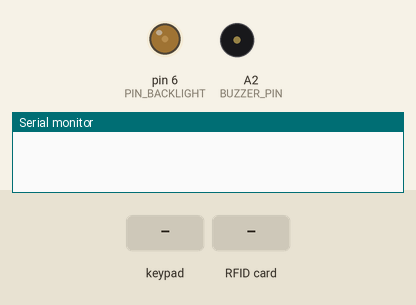
A sketch run on a simulated Arduino Uno, built with avr-gcc and run on an emulated ATmega328P. On the bench: output pins drawn as LEDs (lit = HIGH), buzzer (waves = sounding), the last lines printed to the serial monitor. The inputs (shaded band) are chosen by the test bench. Pins used as bus, display or sensor lines are not drawn.

Above: at 1.2 s.
1.3 s: key 'F' pressed
At 2.8 s:
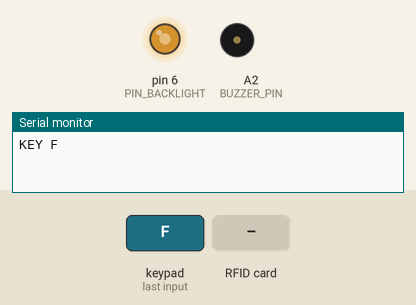
3.1 s: keypad keys 7 8 1 4 1 5 1 7 pressed 0.4 s apart
7.8 s: key 'F' pressed
At 8.7 s:
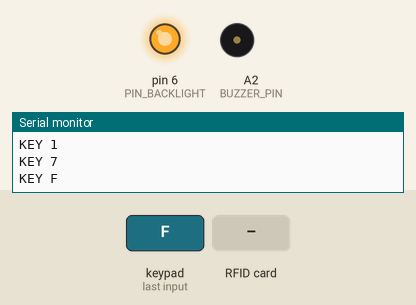
9.6 s: RFID card 5E 7A 19 C4 held to the reader
At 10.6 s:
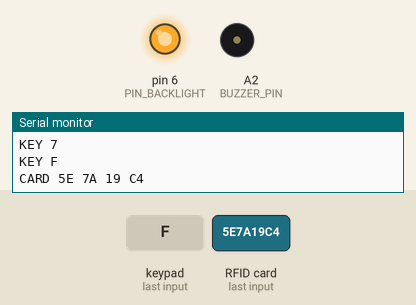
11.1 s: keypad keys 7 8 1 4 1 5 1 7 # pressed 0.4 s apart
16.2 s: key 'L' pressed
Timing chart, 0 to 18.7 s (numbered marks = the images above; inputs shaded):
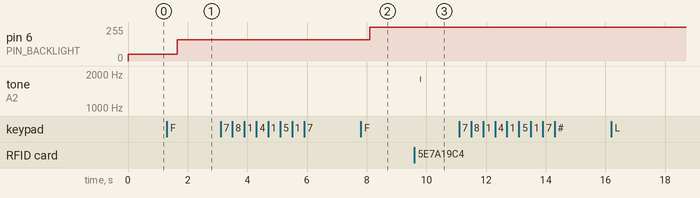

The sketch:

RFID.ino
```cpp
#include <SPI.h>
#include <MFRC522.h>
#include <Keypad.h>
#include <avr/wdt.h>
// #include <EEPROM.h>

#define SS_PIN 10
#define RST_PIN 9
#define BUZZER_PIN A2
#define PIN_BACKLIGHT 6

MFRC522 mfrc522(SS_PIN, RST_PIN);

// Клавиатура 4x5
const byte ROWS = 5,
           COLS = 4,
           Md = 6, Ld = 15, Sd = 20;
char keys[ROWS][COLS] = {
  { 'L', '0', 'R', 'N' },
  { '7', '8', '9', 'E' },
  { '4', '5', '6', 'D' },
  { '1', '2', '3', 'U' },
  { 'F', 'H', '#', '*' }

};

byte rowPins[ROWS] = { 7, 8, 14, 15, 17 };
byte colPins[COLS] = { 2, 3, 4, 5 };

Keypad keypad = Keypad(makeKeymap(keys), rowPins, colPins, ROWS, COLS);
String lastUID = "";       // последний считанный UID
bool cardPresent = false;  // флаг "карта сейчас поднесена"

unsigned long lastSuccessfulRead = 0;
const unsigned long RFID_RESET_TIMEOUT = 20000;  // 20 секунд

void beepTone(int freq, int dur) {
  tone(BUZZER_PIN, freq, dur);
}

void beepDigit(char k) {
  int base = 900;
  if (k == '0') beepTone(1400, Md);
  else beepTone(base + (k - '1') * 50, Md);
}

void beepArrow() {
  beepTone(3250, Md);
}

void beepEnter() {
  beepTone(1800, Md);
}

void beepEsc() {
  beepTone(600, Md);
}

void beepDelete() {
  beepTone(500, Md);
}

void beepService(char k) {
  if (k == '#') beepTone(1200, Md);
  else if (k == '*') beepTone(800, Md);
  else if (k == 'F' || k == 'H') beepTone(600, Md);
}

void beepCard() {
  beepTone(1200, Md);
  delay(80);
  beepTone(1500, Md);
  delay(80);
  beepTone(1800, Ld);
}
// подсветка
bool backlightOn = true;
byte levels[] = { 0, 20, 50, 160, 255 };
int levelIndex = 2;
unsigned long lastKeyTime = 0;
const unsigned long AUTO_OFF_MS = 2UL * 60UL * 1000UL;  // 5 минут
bool autoDimmed = false;
byte currentPWM = 0;

void fadeTo(byte target) {
  if (target == currentPWM) return;
  int step = (target > currentPWM) ? 1 : -1;
  for (int v = currentPWM; v != target; v += step) {
    analogWrite(PIN_BACKLIGHT, v);
    delay(3);  // скорость плавности
  }
  currentPWM = target;
  lastSuccessfulRead = millis();
}

void onF1Pressed() {
  levelIndex++;
  if (levelIndex > 4) levelIndex = 0;

  byte target = levels[levelIndex];
  // analogWrite(PIN_BACKLIGHT, levels[target]);
  fadeTo(target);
  // EEPROM.update(0, levelIndex);
}


void setup() {
  Serial.begin(19200);
  wdt_enable(WDTO_2S);  // сброс через 2 секунды, если не сбросить таймер
  // EEPROM.begin();

  pinMode(BUZZER_PIN, OUTPUT);
  digitalWrite(BUZZER_PIN, LOW);

  // levelIndex = EEPROM.read(0);// читаем сохранённый уровень
  if (levelIndex > 4) levelIndex = 4;
  pinMode(PIN_BACKLIGHT, OUTPUT);
  digitalWrite(PIN_BACKLIGHT, LOW);
  currentPWM = levels[levelIndex];
  analogWrite(PIN_BACKLIGHT, currentPWM);
  lastKeyTime = millis();

  SPI.begin();
  mfrc522.PCD_Init();
  lastSuccessfulRead = millis();
  // Serial.println(mfrc522.PCD_ReadRegister(mfrc522.VersionReg));
}
void resetRFID() {
  mfrc522.PCD_Init();
  delay(50);
  mfrc522.PCD_AntennaOn();  // Включаем антенну
  delay(50);
}

// Функция проверки работоспособности сканера
bool isRFIDWorking() {
  // Пробуем прочитать фиктивную карту (если есть)
  if (mfrc522.PICC_IsNewCardPresent()) {
    if (mfrc522.PICC_ReadCardSerial()) {
      mfrc522.PICC_HaltA();
      mfrc522.PCD_StopCrypto1();
      return true;
    }
  }
  // Альтернативный способ: проверить регистры MFRC522
  byte version = mfrc522.PCD_ReadRegister(mfrc522.VersionReg);
  return (version == 0x92);
}

// ----------------------------------------------------------------------------------------------
void loop() {
  // --- RFID ---
  if (mfrc522.PICC_IsNewCardPresent()) {
    delay(10);
    if (mfrc522.PICC_ReadCardSerial()) {
      lastSuccessfulRead = millis();
      // собираем UID в строку
      String uid = "";
      for (byte i = 0; i < mfrc522.uid.size; i++) {
        uid += String(mfrc522.uid.uidByte[i], HEX);
        if (i < mfrc522.uid.size - 1) uid += " ";
      }
      uid.toUpperCase();

      // если карта новая или другая — выводим
      if (!cardPresent || uid != lastUID) {
        beepCard();
        Serial.print("CARD ");
        Serial.println(uid);
        delay(20);
        if (autoDimmed) {
          fadeTo(levels[levelIndex]);
          autoDimmed = false;
        }
        lastKeyTime = millis();

        lastUID = uid;
        cardPresent = true;
      }

      mfrc522.PICC_HaltA();
      mfrc522.PCD_StopCrypto1();
    }
  } else {
    // карты нет — сбрасываем флаг
    if (cardPresent) {
      cardPresent = false;
      lastUID = "";
    }
    if (millis() - lastSuccessfulRead > RFID_RESET_TIMEOUT) {
       if (!isRFIDWorking()) {  // Если не работает — сброс
      resetRFID();
      Serial.println("Сканер не отвечает — сброс...");
    }
      // resetRFID();
      lastSuccessfulRead = millis();
    }
  }

  // автоотключение подсветки
  if (millis() - lastKeyTime > AUTO_OFF_MS) {
    fadeTo(0);
    // analogWrite(PIN_BACKLIGHT, 0);  // выключить
    autoDimmed = true;
  }

  // --- Клавиатура ---
  char key = keypad.getKey();
  if (key) {
    if (autoDimmed) {
      // analogWrite(PIN_BACKLIGHT, levels[levelIndex]);
      fadeTo(levels[levelIndex]);
      autoDimmed = false;
    }
    lastKeyTime = millis();  // сброс таймера автоотключения
    if (key >= '0' && key <= '9') beepDigit(key);
    else if (key == 'L' || key == 'R' || key == 'U' || key == 'D') beepArrow();
    else if (key == 'N') beepEnter();
    else if (key == 'E') beepEsc();
    else if (key == 'D') beepDelete();
    else if (key == 'F') {
      onF1Pressed();
      beepService(key);
    } else beepService(key);

    Serial.print("KEY ");
    Serial.println(key);
    delay(20);
  }
  wdt_reset();  // обнуляет счётчик, перезагрузки не будет
}
```

Measured:
- after the input at 1.3 s, pin 6 (PIN_BACKLIGHT): 50/255 → 159/255 after 0.35 s
- after the input at 7.8 s, pin 6 (PIN_BACKLIGHT): 159/255 → 254/255 after 0.30 s
- after the input at 9.6 s, tone on A2 (BUZZER_PIN): silent → 1800 Hz after 0.19 s, → silent 0.02 s later
